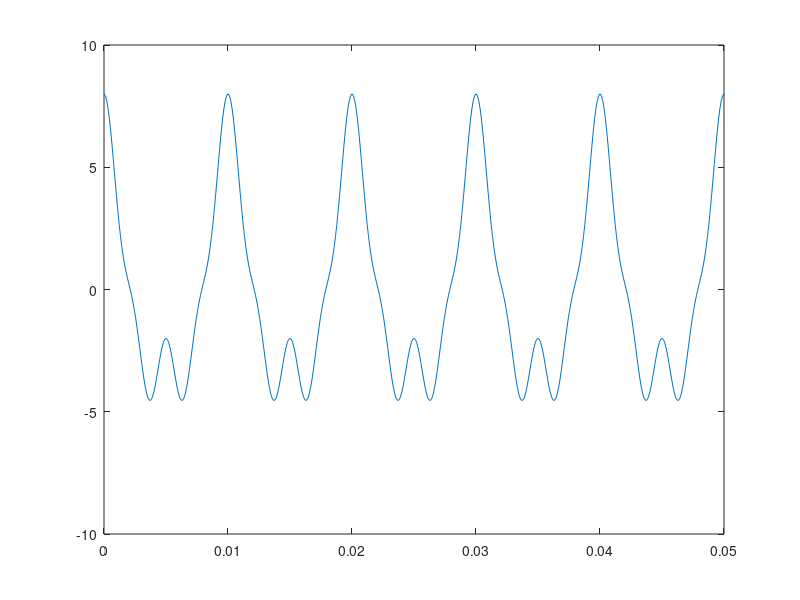

MATLAB code to generate this figure:
% t=0:pi/100:2*pi;
% mt=@(t) 5*cos(200*pi*t)+2*cos(400*pi*t)+cos(800*pi*t);
% mx=@(t) 3*sin(100*pi*t);
% plot(t, mx(t));
% 
%  %% Time specifications:
%    Fs = 8000;                   % samples per second
%    dt = 1/Fs;                   % seconds per sample
%    StopTime = 0.25;             % seconds
%    t = (0:dt:StopTime-dt)';     % seconds
%    %% Sine wave:
%    Fc = 60;                     % hertz
%    x = cos(2*pi*Fc*t);
%    % Plot the signal versus time:
%    figure;
%    plot(t,x);
%    xlabel('time (in seconds)');
%    title('Signal versus Time');


Fs = 9000;                   % samples per second
dt = 1/Fs;                   % seconds per sample
StopTime = 0.25;             % seconds
t = (0:dt:StopTime-dt)';     % seconds

fm=1;
Tm=1/fm;
mt=@(t) 5*cos(2*pi*t*100)+2*cos(2*pi*fm*t*200)+cos(2*pi*fm*t*400);
figure(1);
plot(t, mt(t));
axis([0 .05 -10 10]);

% Tc=800;
% fc=1/Tc;
% ct=@(t) cos(2*pi*t*fc*1800);
% 
% % Grafica
% t=-15:0.01:15;
% figure(1);
% subplot(2,1,1);
% plot(t, mt(t));
% grid on;
% subplot(2,1,2);
% plot(t, ct(t));
% axis([-2 2 -1.5 1.5]);
% grid on;